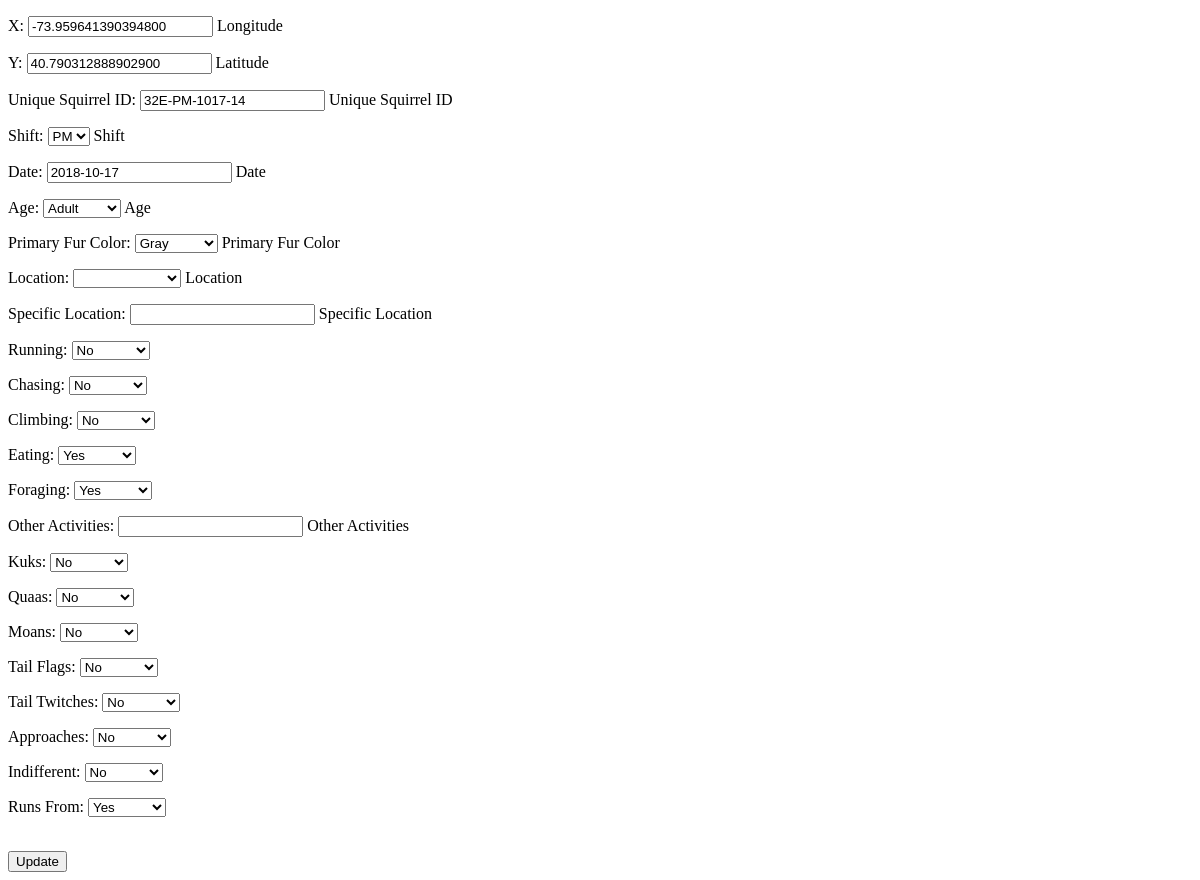
The app's page /sightings/32E-PM-1017-14, older data.
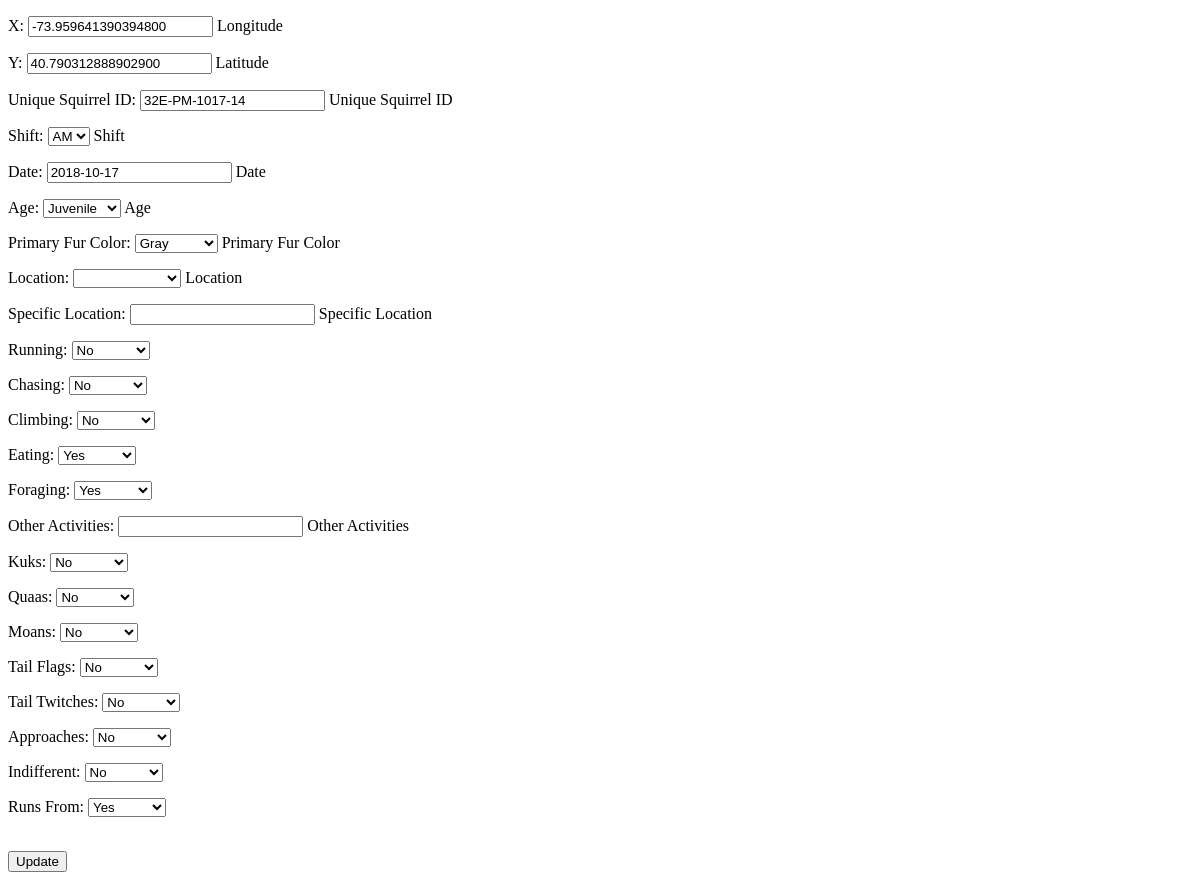
The same page, newer data.
### sightings/models.py (models this page shows, shortened)
class Squirrel(models.Model):
    X = models.DecimalField(
            max_digits=20,
            decimal_places=15,
            help_text=_('Longitude'),
            null = True,)
    Y = models.DecimalField(
            max_digits=20,
            decimal_places=15,
            help_text=_('Latitude'),
            null=True,)
    Unique_Squirrel_ID = models.CharField(
            help_text=_('Unique Squirrel ID'),
            max_length=15,
            primary_key=True,)
    AM = 'AM'
    PM = 'PM'
    Shift = models.CharField(
            help_text = _('Shift'),
            choices = ((AM,'AM'),
                      (PM,'PM'),),
            default =AM,
            max_length = 2,
            null = True,)
    Date = models.DateField(
            help_text=_('Date'),
            null = True,)
    ADULT = 'Adult'
    JUVENILE = 'Juvenile'
    UNKNOWN = 'Unknown'
    BLANK = ''
    Age = models.CharField(
            help_text=_('Age'),
            choices = (
            (ADULT, 'Adult'),
            (JUVENILE, 'Juvenile'),
            (UNKNOWN, 'Unknown'),
            (BLANK, ''),),
            default = BLANK,
            max_length=12,
            null=True,
            blank=True,
            )
    GRAY = 'Gray'
    BLACK = 'Black'
    CINNAMON = 'Cinnamon'
    BLANK = ''
    Primary_Fur_Color = models.CharField(
            help_text=_('Primary Fur Color'),
            choices = (
                (GRAY, 'Gray'),
                (BLACK, 'Black'),
                (CINNAMON, 'Cinnamon'),
                (BLANK, ''),
                ),
            default = BLANK,
            max_length = 10,
            blank=True,  )
    Above_Ground = 'Above Ground'
    Ground_Plane = 'Ground Plane'
    BLANK = ''
    Location = models.CharField(
            help_text=_('Location'),
            choices = (
                        (Above_Ground, 'Above Ground'),
                        (Ground_Plane, 'Ground Plane'),
                        (BLANK, ''),
                       ),
            default = BLANK,
            max_length = 20,
            null = True,
            blank = True,)
    Specific_Location = models.CharField(
            help_text=_('Specific Location'),
            max_length = 100,
            null = True,
            blank = True,)
    Running=models.BooleanField(null=True)
    Chasing=models.BooleanField(null=True)
    Climbing=models.BooleanField(null=True)
    Eating=models.BooleanField(null=True)
    Foraging=models.BooleanField(null=True)
    Other_Activities = models.CharField(
            help_text=_('Other Activities'),
            max_length=200,
            null=True,
            blank=True,
            )
    Kuks=models.BooleanField(null=True)
    Quaas=models.BooleanField(null=True)
    Moans=models.BooleanField(null=True)
    Tail_Flags=models.BooleanField(null=True)
    Tail_Twitches=models.BooleanField(null=True)
    Approaches=models.BooleanField(null=True)
    Indifferent=models.BooleanField(null=True)
    Runs_From=models.BooleanField(null=True)

### sightings/views.py (the view)
# urls.py: path('<str:Unique_Squirrel_ID>', views.edit_squirrel),
def edit_squirrel(request, Unique_Squirrel_ID):
    squirrel = Squirrel.objects.get(Unique_Squirrel_ID=Unique_Squirrel_ID)
    if request.method == 'POST':
        form = SForm(request.POST, instance= squirrel)
        if form.is_valid():
            form.save()
            return redirect('/sightings/')
    else:
        form = SForm(instance = squirrel)
    context = {
            'form':form,
            }
    return render(request,'sightings/edit.html',context)

### sightings/forms.py
class SForm(ModelForm):
    class Meta:
        model = Squirrel
        fields = '__all__'

### sightings/templates/sightings/edit.html (shortened to what this page needs)
<!doctype html>
<html>
	<body>
		<form method="POST">
			{{ form.as_p }}
			<br>
			<input type="submit" name="Submit" value="Update">
		</form>
	</body>
</html>

Row changes from the older to the newer data that the page shows:
changed Squirrel "32E-PM-1017-14": Shift "PM" → "AM"; Age "Adult" → "Juvenile"
